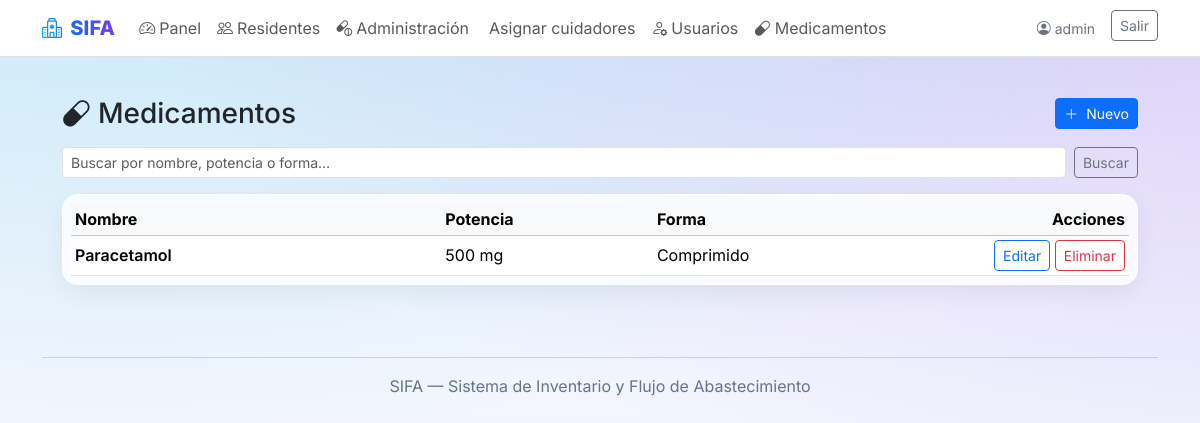
/medicamentos/ (signed in), run on an earlier commit of the app's database.
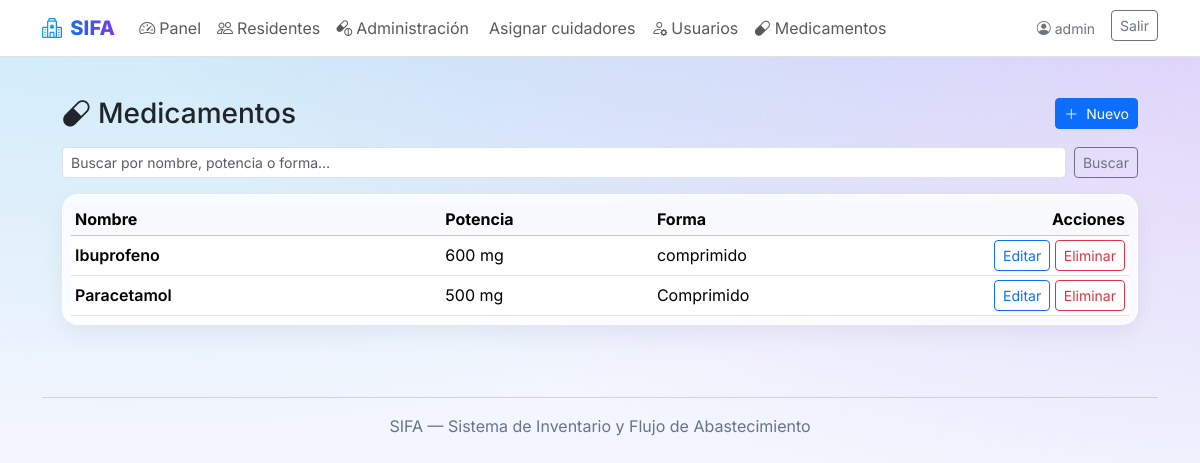
And on a later commit of the database.
### landing/models.py (models this page shows, shortened)
class Producto(models.Model):
    nombre = models.CharField(max_length=160)
    potencia = models.CharField(max_length=60, blank=True)  # ej: 500 mg
    forma = models.CharField(max_length=40, blank=True)     # tableta, jarabe, etc.

### landing/views.py (the view)
# urls.py: path("medicamentos/", views.medicamentos_list, name="medicamentos_list"),
@login_required
@admin_required
def medicamentos_list(request):
    q = (request.GET.get("q") or "").strip()
    qs = Producto.objects.all().order_by("nombre", "potencia")
    if q:
        qs = qs.filter(
            Q(nombre__icontains=q) | Q(potencia__icontains=q) | Q(forma__icontains=q)
        )
    paginator = Paginator(qs, 20)
    page = request.GET.get("page")
    page_obj = paginator.get_page(page)
    return render(request, "medicamentos/medicamentos_list.html", {
        "page_obj": page_obj,
        "q": q,
    })

### landing/roles.py (called while the page is built)
def is_admin(user):
    return user.is_authenticated and (user.is_superuser or user.groups.filter(name=ADMIN_GROUP).exists())

def _require_role(test_func):
    def decorator(view_func):
        @wraps(view_func)
        def _wrapped(request, *args, **kwargs):
            u = request.user
            if not u.is_authenticated:
                return redirect_to_login(request.get_full_path(), login_url='login')
            if test_func(u):
                return view_func(request, *args, **kwargs)
            raise PermissionDenied
        return _wrapped
    return decorator

### landing/templatetags/roles_tags.py (called while the page is built)
@register.filter(name='is_admin')
def is_admin_filter(user):
    return _is_admin(user)

### landing/templates/medicamentos/medicamentos_list.html (shortened to what this page needs)
{% extends 'base.html' %}
{% block content %}
<div class="container py-4" style="max-width: 1100px;">
  <div class="d-flex justify-content-between align-items-center mb-3">
    <h3 class="mb-0"><i class="bi bi-capsule me-2"></i>Medicamentos</h3>
    <div class="d-flex gap-2">
      <a href="{% url 'medicamento_create' %}" class="btn btn-sm btn-primary">
        <i class="bi bi-plus-lg me-1"></i> Nuevo
      </a>
    </div>
  </div>
  <form method="get" class="d-flex gap-2 mb-3">
    <input type="search" name="q" value="{{ q }}" class="form-control form-control-sm" placeholder="Buscar por nombre, potencia o forma…">
    <button class="btn btn-sm btn-outline-secondary">Buscar</button>
  </form>
  <div class="glass-card p-2">
    <div class="table-responsive">
      <table class="table table-sm align-middle mb-0">
        <thead class="table-light">
          <tr>
            <th style="width:35%;">Nombre</th>
            <th style="width:20%;">Potencia</th>
            <th style="width:25%;">Forma</th>
            <th class="text-end" style="width:20%;">Acciones</th>
          </tr>
        </thead>
        <tbody>
          {% for p in page_obj.object_list %}
            <tr>
              <td class="fw-semibold">{{ p.nombre }}</td>
              <td>{{ p.potencia }}</td>
              <td>{{ p.forma }}</td>
              <td class="text-end">
                <a href="{% url 'medicamento_edit' p.id %}" class="btn btn-sm btn-outline-primary">Editar</a>
                <a href="{% url 'medicamento_delete' p.id %}" class="btn btn-sm btn-outline-danger">Eliminar</a>
              </td>
            </tr>
          {% empty %}
            <tr><td colspan="4" class="text-center text-secondary">Sin medicamentos.</td></tr>
          {% endfor %}
        </tbody>
      </table>
    </div>
  </div>
</div>
{% endblock %}

What changed in the data, as far as the page shows it:
added Producto: nombre "Ibuprofeno", potencia "600 mg", forma "comprimido"
